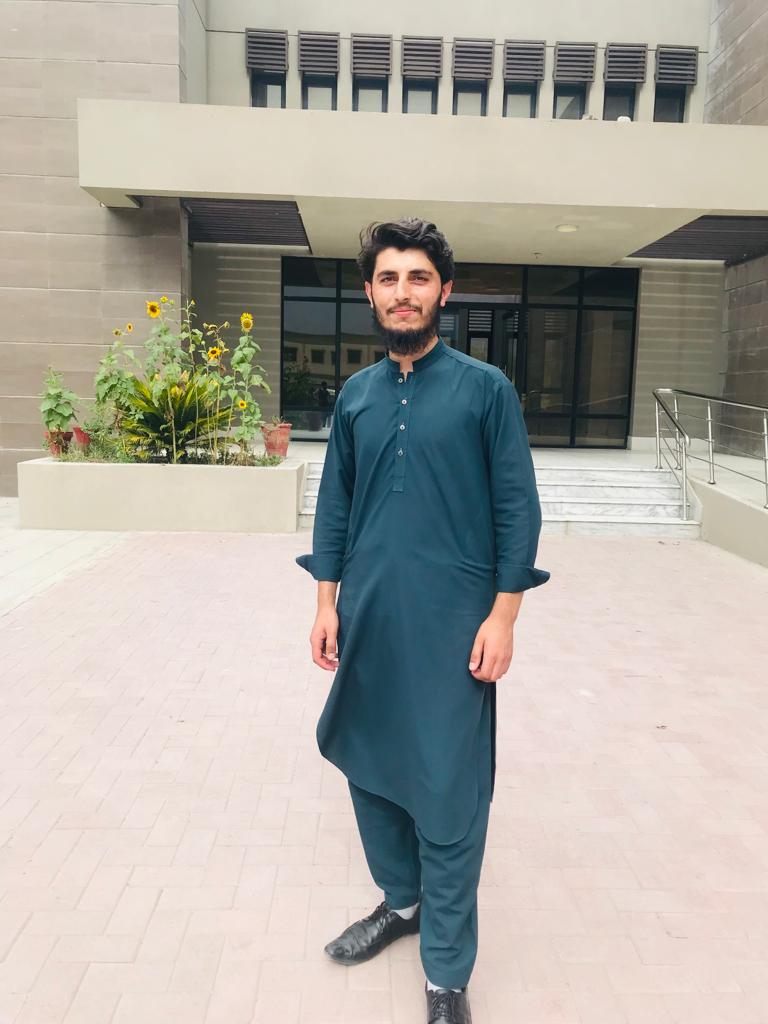
#> input picture images/sahir.jpeg, 768 x 1024 px
$ python counter.py
#> lines starting #> are read from the running program, lines starting #| are printed output that depends on the picture; after the words box and inside, x2 and y2 are one past the last pixel; in counts of white or black regions, pixels touching at a corner belong together
import cv2 as cv
import numpy as np

img = cv.imread('images/sahir.jpeg')
#> img is the input picture: shape (1024, 768, 3); mean B, G, R 162, 169.9, 173.4

# cv.imshow('sahir', img)

blank = np.zeros(img.shape, dtype='uint8')
cv.imshow('Blank', blank)
gray = cv.cvtColor(img, cv.COLOR_BGR2GRAY)
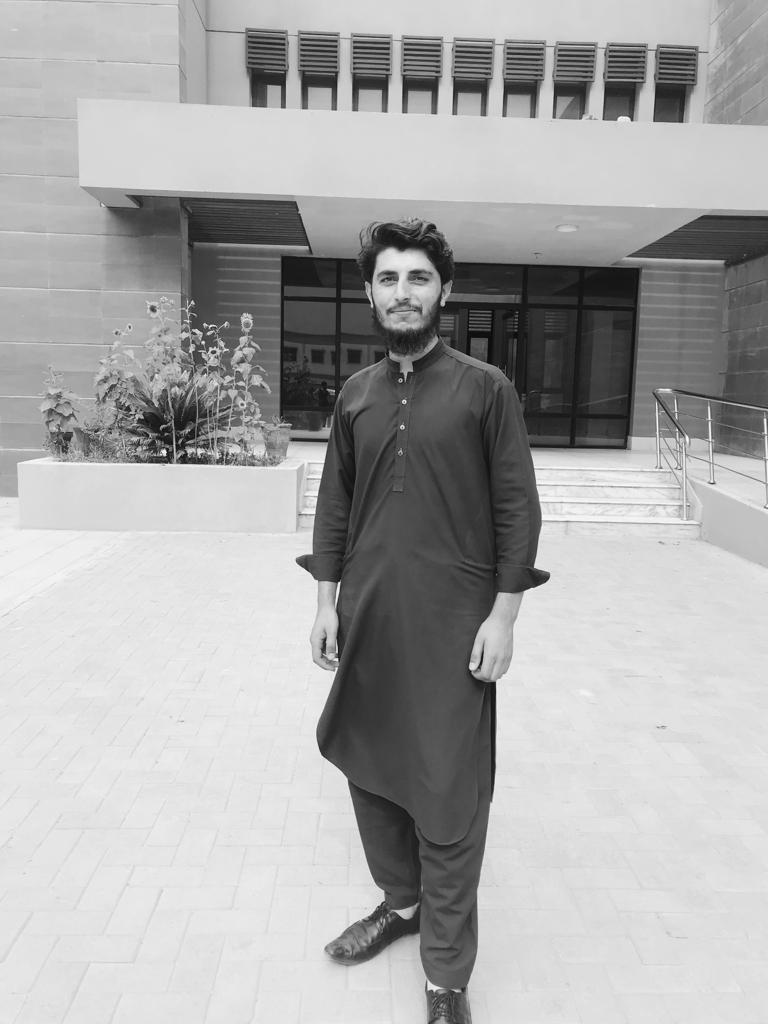
#> gray: shape (1024, 768); min 2, max 254, mean 170
cv.imshow('Gray', gray)

# blur the image

blur = cv.GaussianBlur(gray, (3, 3), cv.BORDER_DEFAULT)
cv.imshow('Blurred', blur)

canny = cv.Canny(blur, 125, 175)
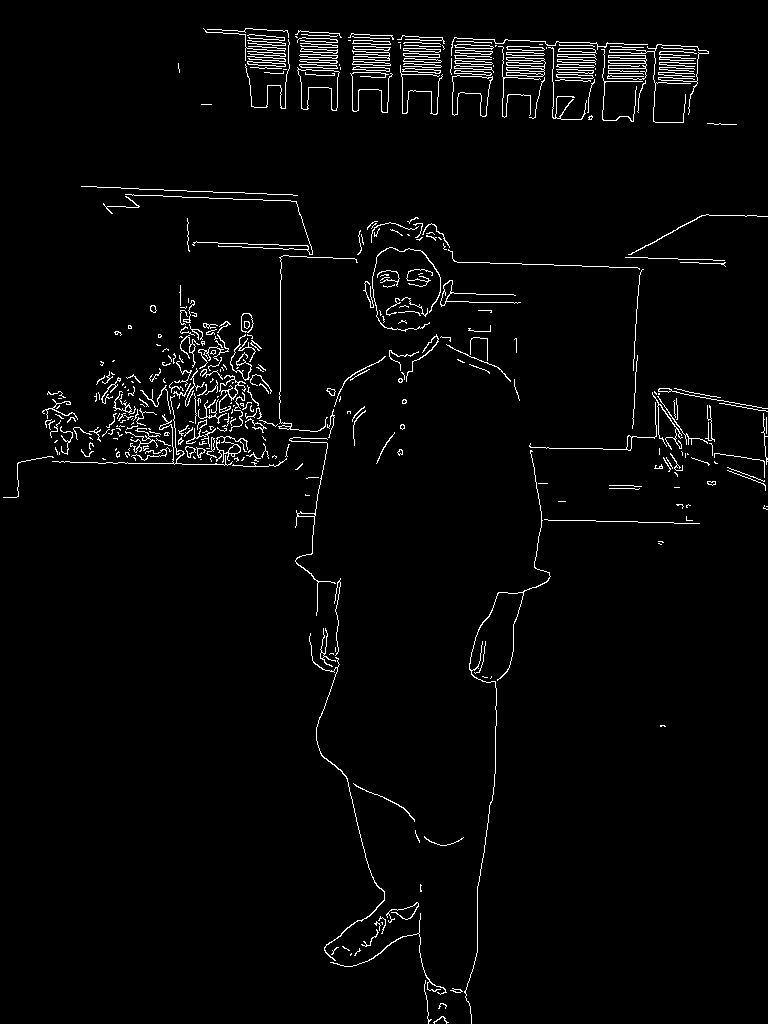
#> canny: shape (1024, 768); 2.6% white in thin lines or dots
cv.imshow('Canny Edges', canny)

ret, thresh = cv.threshold(gray, 125, 255, cv.THRESH_BINARY)
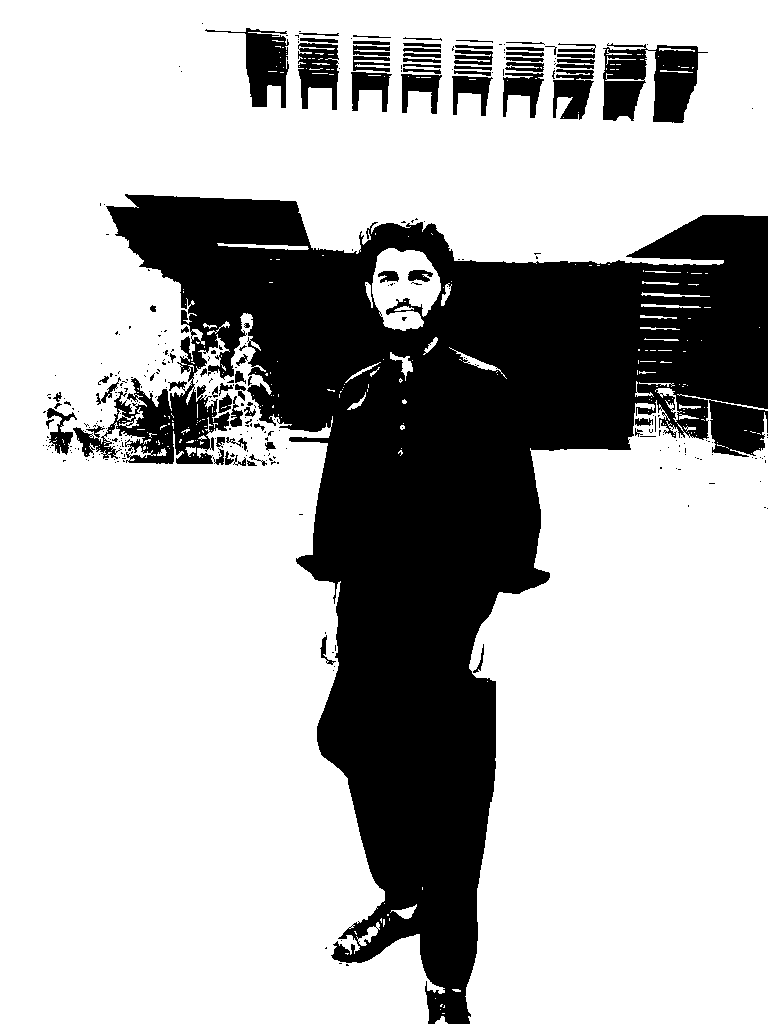
#> thresh: shape (1024, 768); 71.4% white; 329 black regions (256 under 20 px)

contours, hierarchies = cv.findContours(
    canny, cv.RETR_LIST, cv.CHAIN_APPROX_NONE)
#> contours = 485 contours, 360 with area under 20; largest, box (x1, y1, x2, y2) and area: (297, 67, 340, 111) 930, (297, 69, 340, 111) 924, (452, 75, 493, 117) 872, (452, 75, 493, 117) 864, (506, 57, 546, 77) 302

cv.imshow('Thresh', thresh)
print(f'{len(contours)} found')
#| 485 found

cv.drawContours(blank, contours, -1, (0, 0, 255), 1)
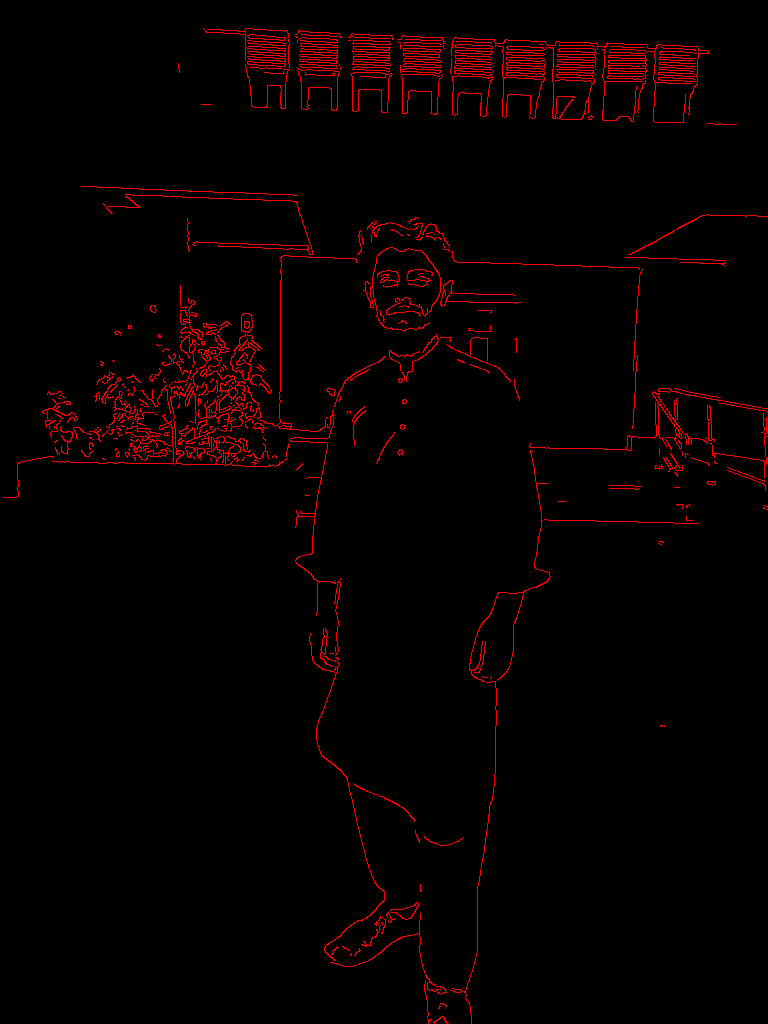
#> blank: shape (1024, 768, 3); mean of channels 0, 1, 2 0, 0, 6.7; drawn as B, G, R
cv.imshow('Countours Drawn', blank)
cv.waitKey(0)

$ run again, with images/FfNmgEUXgAIuV52 (1).jpeg copied over images/sahir.jpeg
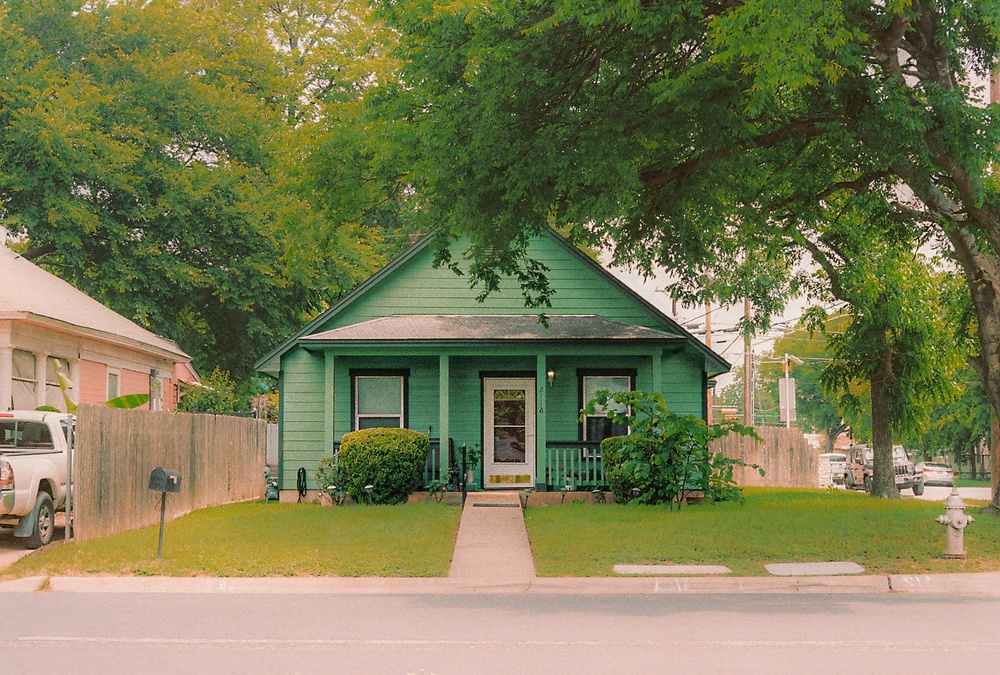
#> input picture images/FfNmgEUXgAIuV52 (1).jpeg, 1000 x 675 px, shrunk from 1768 x 1194 before the run
#> img is the input picture: shape (675, 1000, 3); mean B, G, R 83.8, 123.1, 123
#> canny: shape (675, 1000); 6.1% white in thin lines or dots, all inside (x1, y1, x2, y2) = (0, 0, 1000, 590)
#> `ret, thresh = cv.threshold(gray, 125, 255, cv.THRESH_BINARY)`:
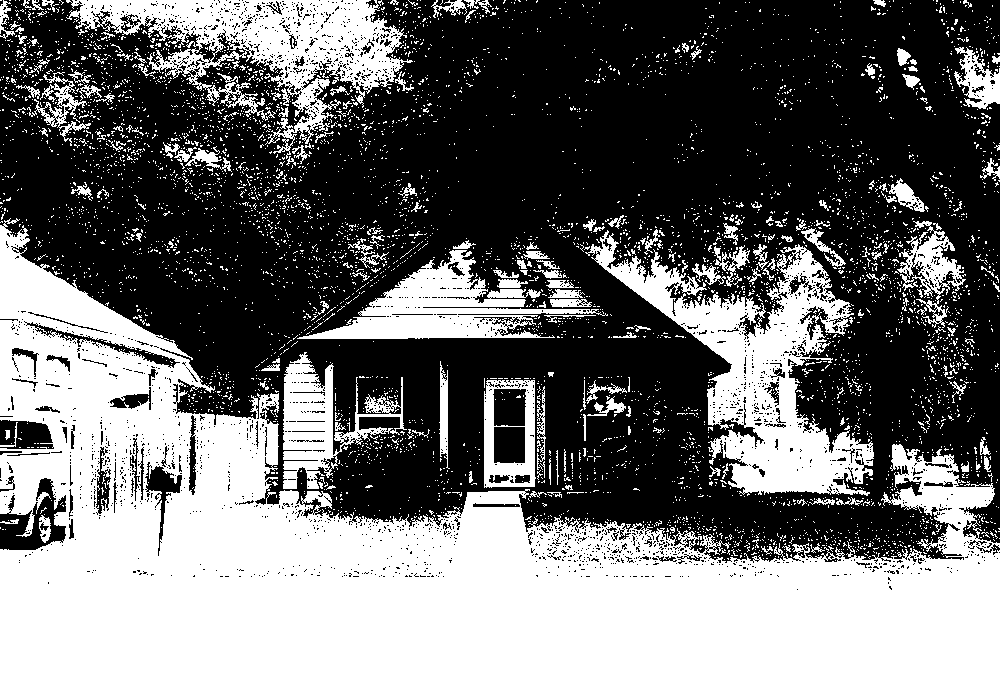
#> thresh: shape (675, 1000); 42.2% white; 5444 white regions (5246 under 20 px)
#> contours = 2359 contours, 2179 with area under 20; largest, box (x1, y1, x2, y2) and area: (483, 377, 597, 500) 5634, (483, 377, 536, 489) 5600, (493, 389, 526, 463) 1110, (493, 427, 526, 463) 1104, (358, 416, 403, 430) 459
#| 2359 found
#> `cv.drawContours(blank, contours, -1, (0, 0, 255), 1)`:
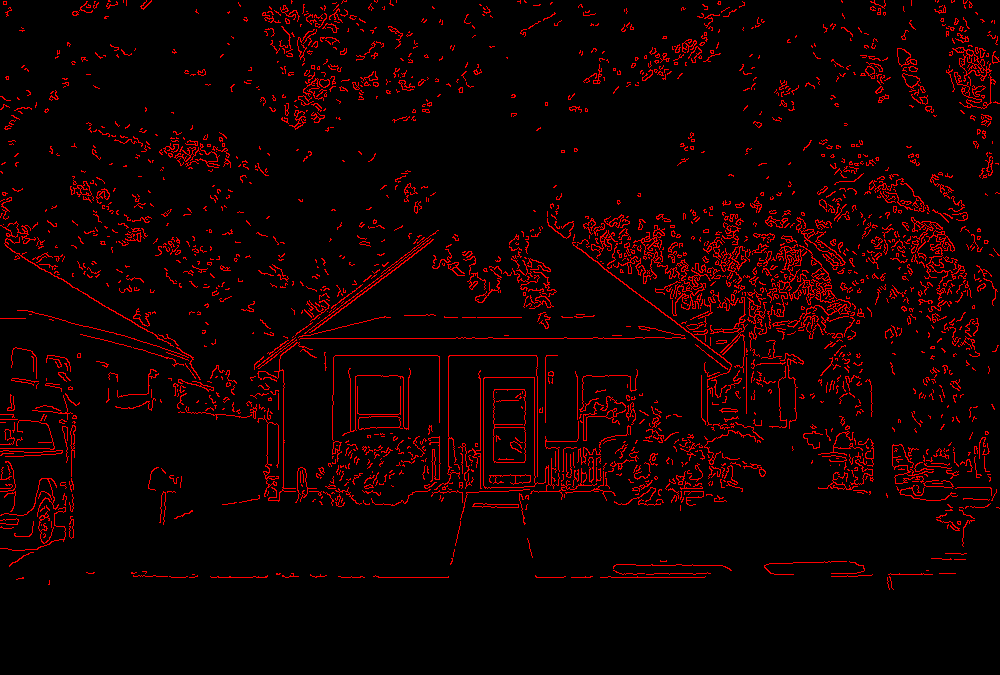
#> blank: shape (675, 1000, 3); mean of channels 0, 1, 2 0, 0, 15.6; drawn as B, G, R

$ run again, with images/dave-hoefler-frmovOarYdE-unsplash.jpg copied over images/sahir.jpeg
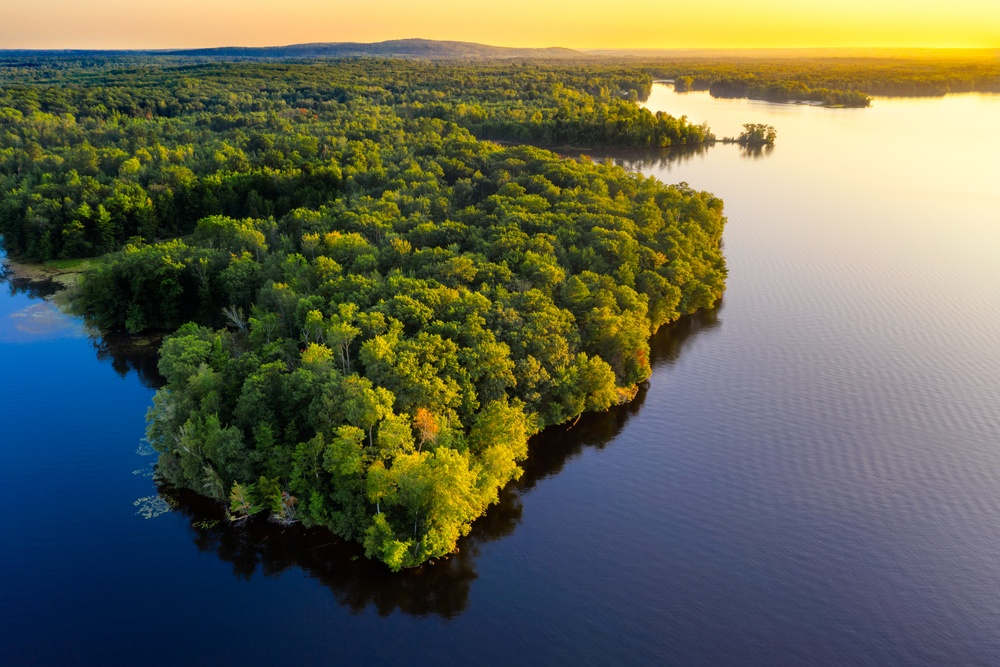
#> input picture images/dave-hoefler-frmovOarYdE-unsplash.jpg, 1000 x 667 px, shrunk from 5422 x 3614 before the run
#> img is the input picture: shape (667, 1000, 3); mean B, G, R 82.5, 102.3, 99.1
#> canny: shape (667, 1000); 3.9% white in thin lines or dots, all inside (x1, y1, x2, y2) = (0, 38, 1000, 572)
#> `ret, thresh = cv.threshold(gray, 125, 255, cv.THRESH_BINARY)`:
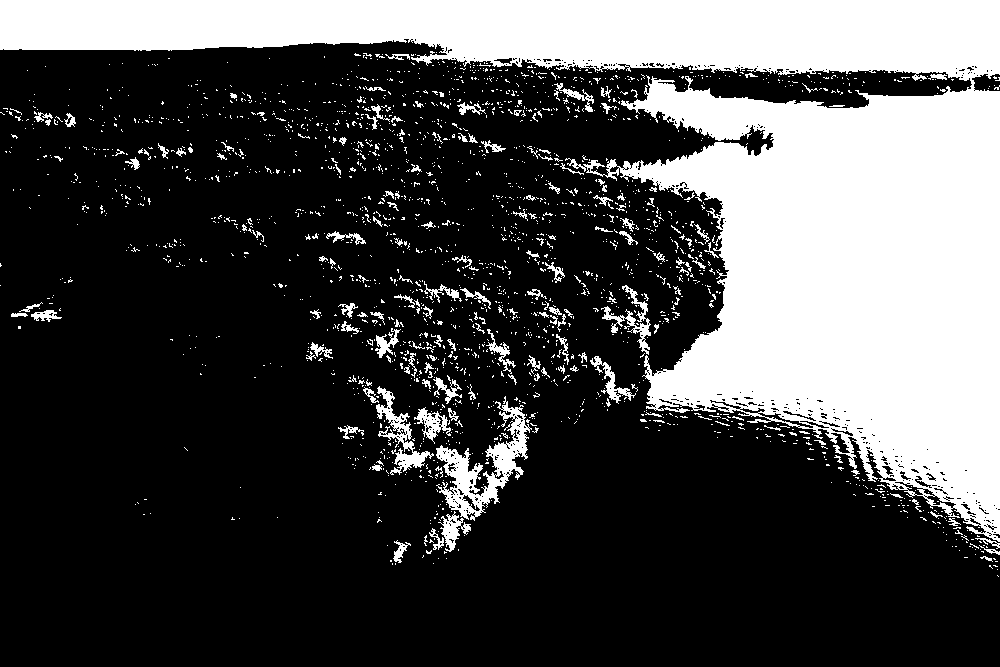
#> thresh: shape (667, 1000); 28.9% white; 2193 white regions (2029 under 20 px)
#> contours = 1446 contours, 1392 with area under 20; largest, box (x1, y1, x2, y2) and area: (614, 283, 653, 373) 128, (635, 293, 650, 303) 88, (432, 478, 513, 560) 82, (415, 527, 438, 555) 76, (161, 254, 186, 270) 73
#| 1446 found
#> `cv.drawContours(blank, contours, -1, (0, 0, 255), 1)`:
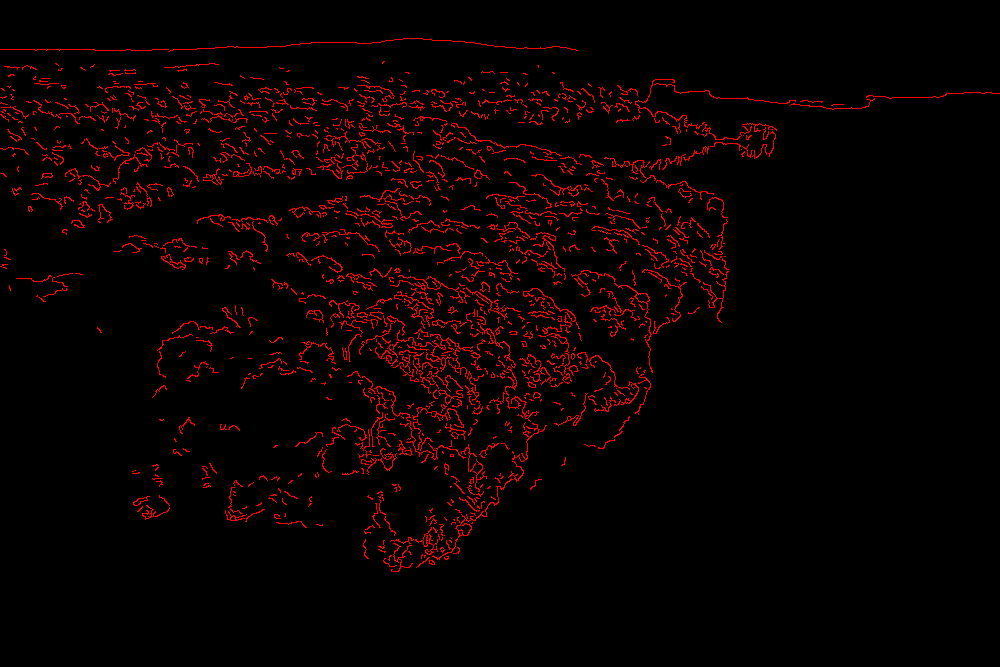
#> blank: shape (667, 1000, 3); mean of channels 0, 1, 2 0, 0, 9.9; drawn as B, G, R
